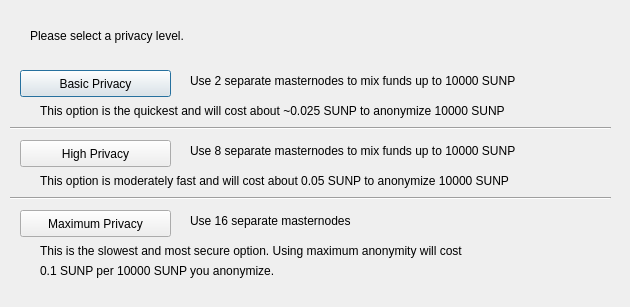
<?xml version="1.0" encoding="UTF-8"?>
<ui version="4.0">
 <class>ObfuscationConfig</class>
 <widget class="QDialog" name="ObfuscationConfig">
  <property name="geometry">
   <rect>
    <x>0</x>
    <y>0</y>
    <width>630</width>
    <height>307</height>
   </rect>
  </property>
  <property name="windowTitle">
   <string>Configure Obfuscation</string>
  </property>
  <widget class="QPushButton" name="buttonBasic">
   <property name="geometry">
    <rect>
     <x>20</x>
     <y>70</y>
     <width>151</width>
     <height>27</height>
    </rect>
   </property>
   <property name="text">
    <string>Basic Privacy</string>
   </property>
  </widget>
  <widget class="QPushButton" name="buttonHigh">
   <property name="geometry">
    <rect>
     <x>20</x>
     <y>140</y>
     <width>151</width>
     <height>27</height>
    </rect>
   </property>
   <property name="text">
    <string>High Privacy</string>
   </property>
  </widget>
  <widget class="QPushButton" name="buttonMax">
   <property name="geometry">
    <rect>
     <x>20</x>
     <y>210</y>
     <width>151</width>
     <height>27</height>
    </rect>
   </property>
   <property name="text">
    <string>Maximum Privacy</string>
   </property>
  </widget>
  <widget class="QLabel" name="label">
   <property name="geometry">
    <rect>
     <x>30</x>
     <y>20</y>
     <width>571</width>
     <height>31</height>
    </rect>
   </property>
   <property name="text">
    <string>Please select a privacy level.</string>
   </property>
  </widget>
  <widget class="QLabel" name="label_2">
   <property name="geometry">
    <rect>
     <x>190</x>
     <y>70</y>
     <width>421</width>
     <height>21</height>
    </rect>
   </property>
   <property name="text">
    <string>Use 2 separate masternodes to mix funds up to 10000 SUNP</string>
   </property>
  </widget>
  <widget class="QLabel" name="label_3">
   <property name="geometry">
    <rect>
     <x>190</x>
     <y>140</y>
     <width>411</width>
     <height>21</height>
    </rect>
   </property>
   <property name="text">
    <string>Use 8 separate masternodes to mix funds up to 10000 SUNP</string>
   </property>
  </widget>
  <widget class="QLabel" name="label_4">
   <property name="geometry">
    <rect>
     <x>190</x>
     <y>210</y>
     <width>421</width>
     <height>21</height>
    </rect>
   </property>
   <property name="text">
    <string>Use 16 separate masternodes</string>
   </property>
  </widget>
  <widget class="QLabel" name="label_6">
   <property name="geometry">
    <rect>
     <x>40</x>
     <y>100</y>
     <width>561</width>
     <height>21</height>
    </rect>
   </property>
   <property name="text">
    <string>This option is the quickest and will cost about ~0.025 SUNP to anonymize 10000 SUNP</string>
   </property>
  </widget>
  <widget class="QLabel" name="label_7">
   <property name="geometry">
    <rect>
     <x>40</x>
     <y>170</y>
     <width>561</width>
     <height>21</height>
    </rect>
   </property>
   <property name="text">
    <string>This option is moderately fast and will cost about 0.05 SUNP to anonymize 10000 SUNP</string>
   </property>
  </widget>
  <widget class="QLabel" name="label_8">
   <property name="geometry">
    <rect>
     <x>40</x>
     <y>240</y>
     <width>561</width>
     <height>21</height>
    </rect>
   </property>
   <property name="text">
    <string>This is the slowest and most secure option. Using maximum anonymity will cost</string>
   </property>
  </widget>
  <widget class="QLabel" name="label_9">
   <property name="geometry">
    <rect>
     <x>40</x>
     <y>260</y>
     <width>561</width>
     <height>21</height>
    </rect>
   </property>
   <property name="text">
    <string>0.1 SUNP per 10000 SUNP you anonymize.</string>
   </property>
  </widget>
  <widget class="Line" name="line">
   <property name="geometry">
    <rect>
     <x>10</x>
     <y>120</y>
     <width>601</width>
     <height>16</height>
    </rect>
   </property>
   <property name="orientation">
    <enum>Qt::Horizontal</enum>
   </property>
  </widget>
  <widget class="Line" name="line_2">
   <property name="geometry">
    <rect>
     <x>10</x>
     <y>190</y>
     <width>601</width>
     <height>16</height>
    </rect>
   </property>
   <property name="orientation">
    <enum>Qt::Horizontal</enum>
   </property>
  </widget>
 </widget>
 <resources/>
 <connections/>
</ui>
